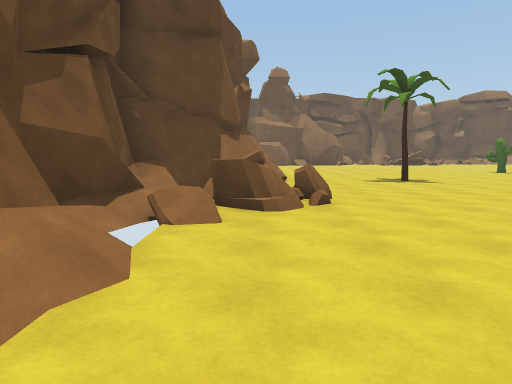
View 1 (above)

24 first-person views from a walk through a 3-D level made in the Unity game engine. The camera is 1.5 m above the floor, tilts 6° down and sees 70° across. The floor is counted in squares, 2 m on a side. Each view is taken from the middle of a square. On the plan, view 1 faces up. The plan holds only what a view shows up to about 11 squares ahead; the rest is blank. The place goes on beyond the plan.

View 2
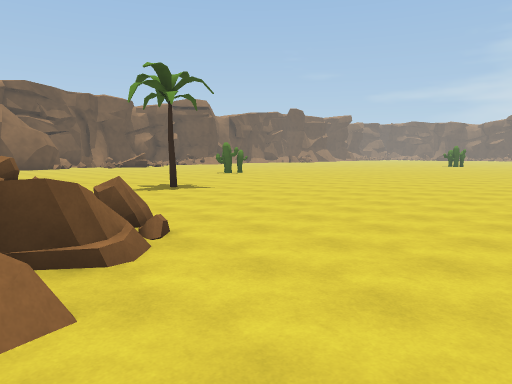

View 3
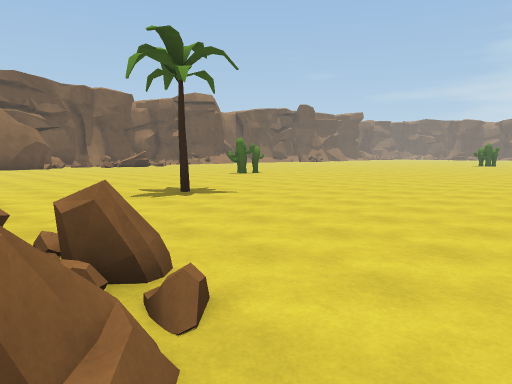

View 4
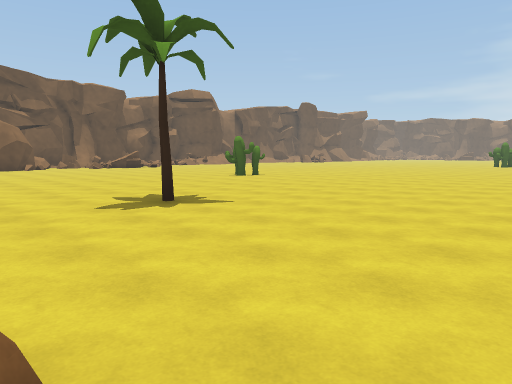

View 5
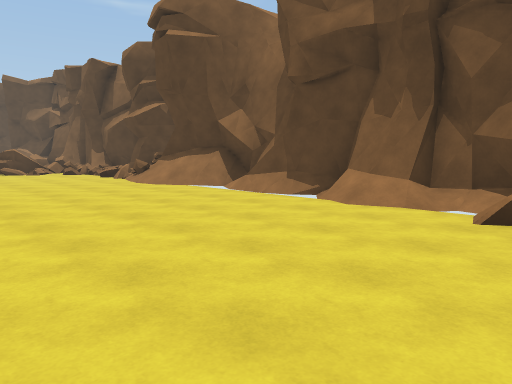

View 6
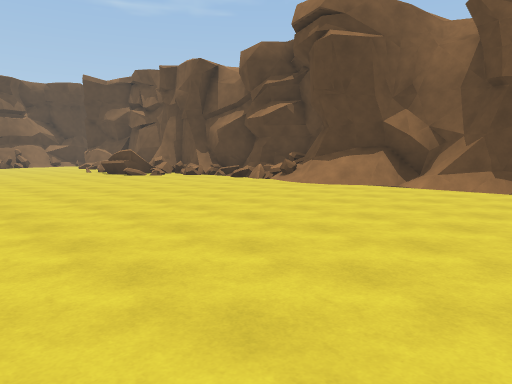

View 7
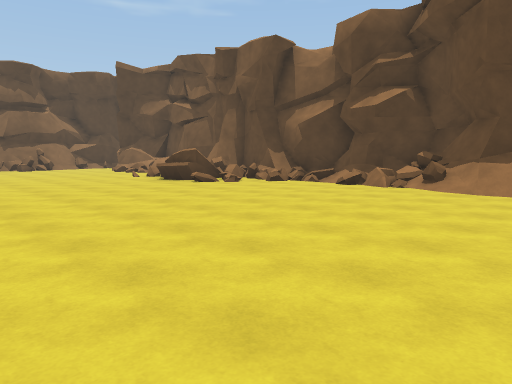

View 8
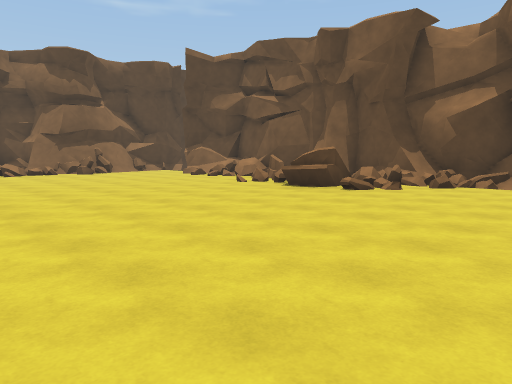

View 9
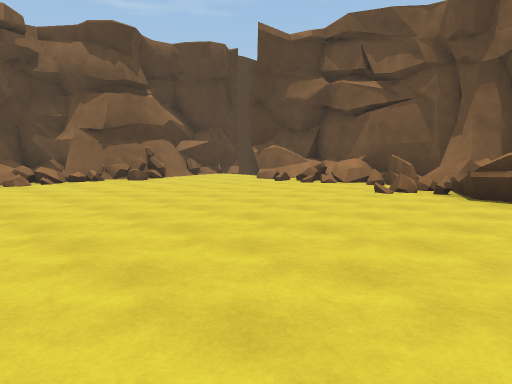

View 10
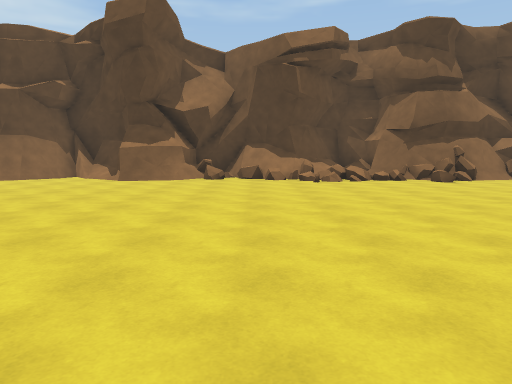

View 11
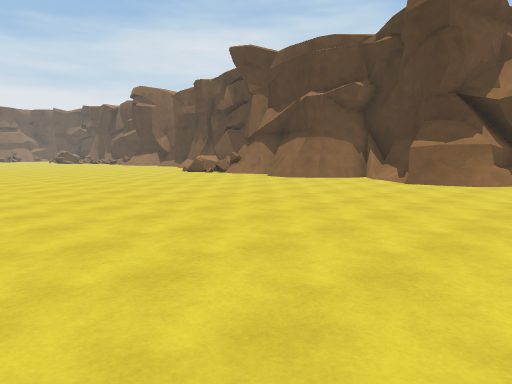

View 12
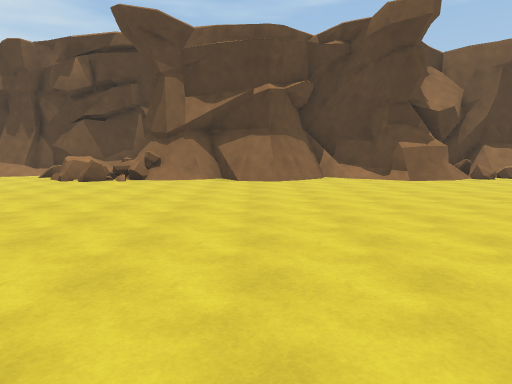

View 13
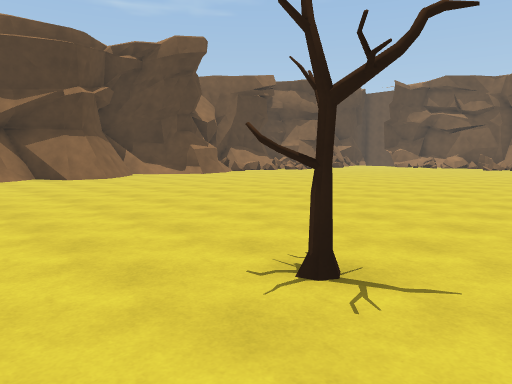

View 14
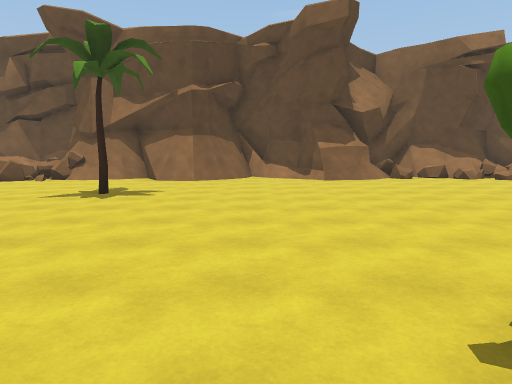

View 15
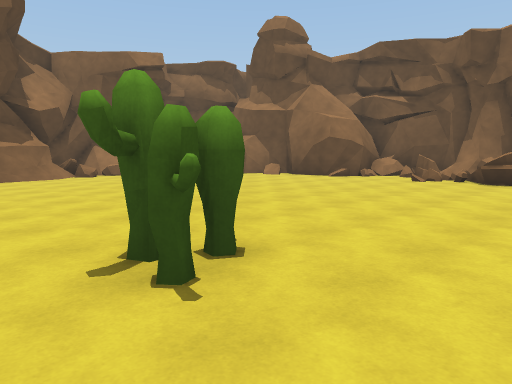

View 16
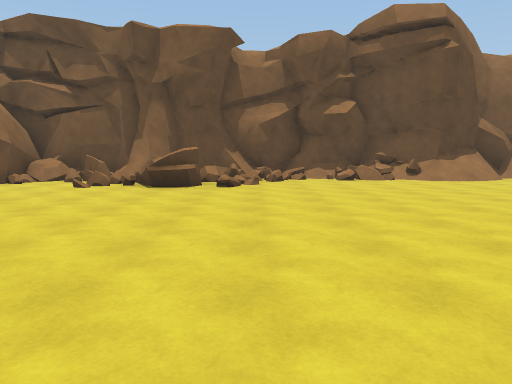

View 17
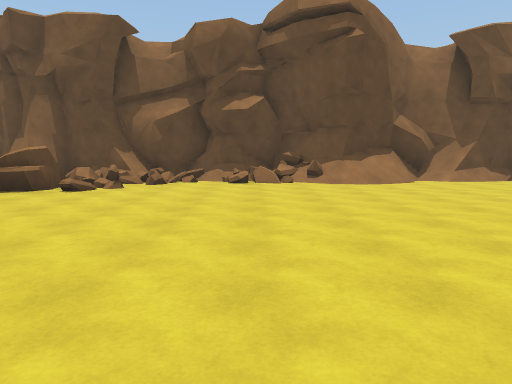

View 18
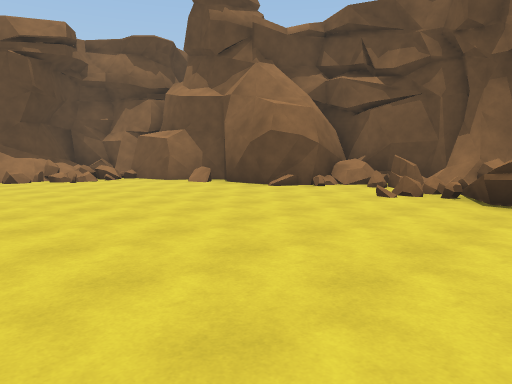

View 19
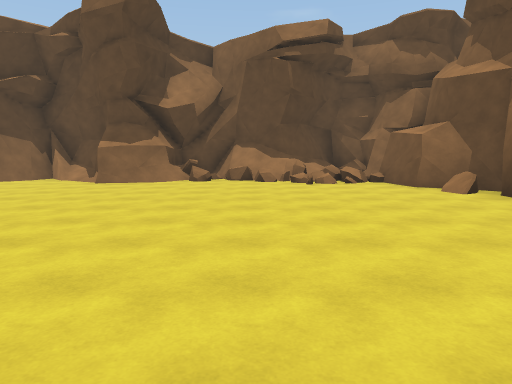

View 20
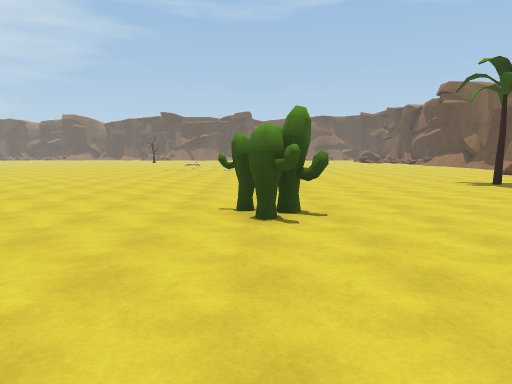

View 21
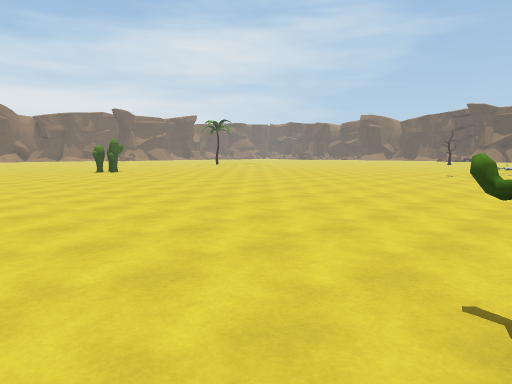

View 22
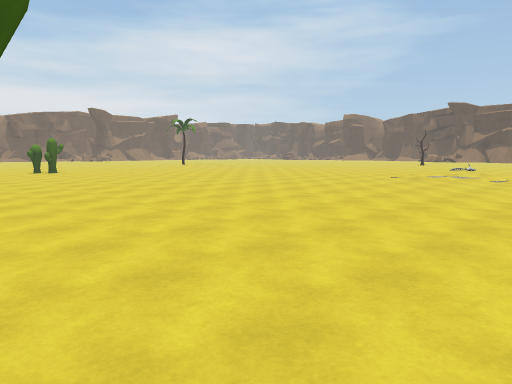

View 23
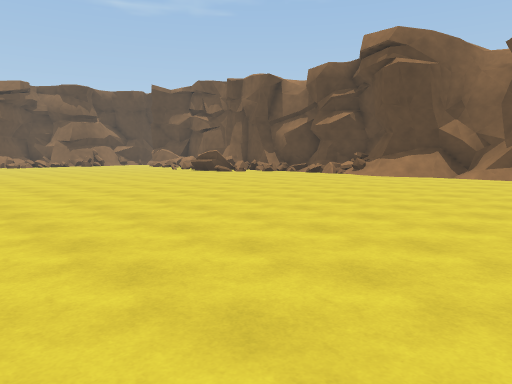

View 24
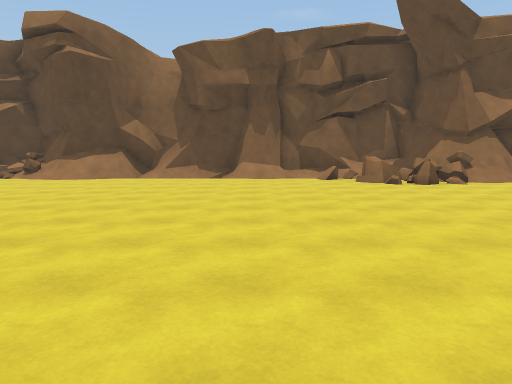

### Floor plan
Key: @ floor where view 1 was taken; # wall or solid block; x gap in a wall; . main floor; : floor 0.25 m higher than the main floor; + floor 0.5 m higher than the main floor; / step, stairs or slope; = window, fence, low wall or low ledge; ^ raised ledge; T tree; C cactus.
Columns run from 3 left of view 1 to 21 right of it. Each row starts with its distance up from view 1.
 26          ########/==###/#
 25          ##===^x../.=....
 24      #####..=##:.........
 23   ####/....#.=/.........
 22   ##...................
 21   #=...................
 20   #=..................
 19   #=.................
 18   #..................
 17   #=................
 16   ##............. .
 15   ##........CC........
 14   #..........C...........
 13   #......................
 12   ##.....................
 11    #=....................
 10   ##/..T................
  9   #/...................
  8   ##..................
  7  ##=/................
  6  #==#...............
  5  ##^...............
  4  #=...............
  3  #/............
  2  #/............
  1  # ............
  0  #=@...........
 -1  #=............
 -2  # ...........
 -3  #/...........
 -4  #=...........
 -5 ##=...........
 -6 #:=...........
 -7 ##=..........
 -8  ##..........
 -9   =..........       ....
-10   #=#........  ......T..
-11  #=##...................
-12  #=+x...................
-13  #===...................
-14  #^#....................
-15  ##.....................
-16  #==....................
-17   ##.....................
-18    ......................
-19      ....................
-20     .##////.......//...#x
-21     ####/===####=######=^

Positions as (right, up) in squares from view 1, and headings:
1: (0, 0), facing up
2: (-1, 2), facing up-right
3: (0, 4), facing up-right
4: (1, 5), facing up-right
5: (4, 5), facing down-left
6: (7, 2), facing down-left
7: (7, -2), facing down-left
8: (8, -6), facing down-left
9: (8, -10), facing down-left
10: (8, -10), facing down
11: (8, -11), facing down-right
12: (16, -10), facing down
13: (20, -9), facing down-left
14: (11, 13), facing left
15: (12, 13), facing up-left
16: (12, 15), facing up
17: (15, 16), facing up
18: (11, 17), facing up-left
19: (10, 19), facing left
20: (10, 19), facing down
21: (10, 16), facing down-right
22: (9, 14), facing down-right
23: (11, 2), facing down-left
24: (10, 2), facing left
